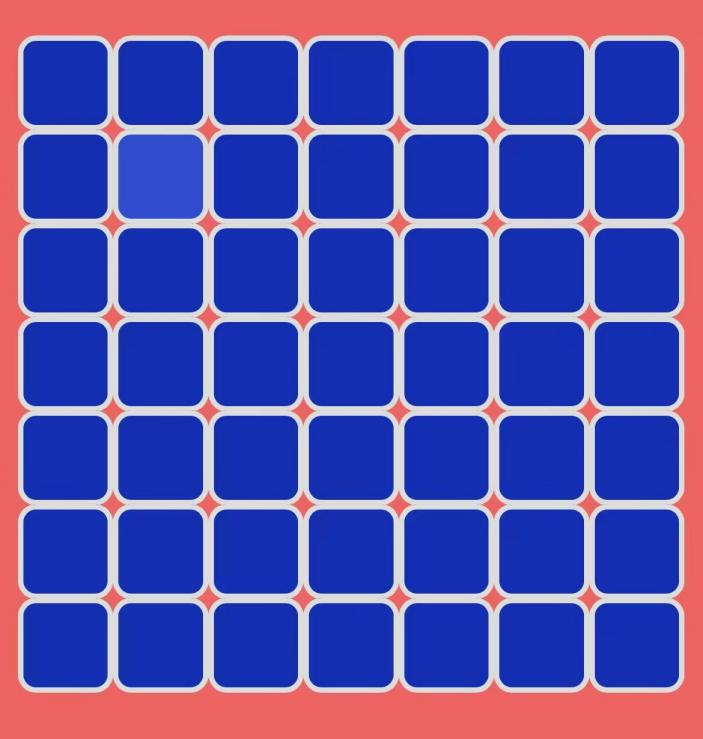
//> input picture untitled27/build/Desktop_Qt_6_7_3-Debug/7.png, 703 x 739 px
$ ./main   (built with g++ and OpenCV 4)
//> lines starting //> are read from the running program, lines starting //| are printed output that depends on the picture; after the words box and inside, x2 and y2 are one past the last pixel; in counts of white or black regions, pixels touching at a corner belong together
#include <opencv2/opencv.hpp>

int main()
{//7.80,,8.200,,9.80,,10.150//
    cv::Mat img = cv::imread("7.png");
//> img is the input picture: 739 rows x 703 cols, CV_8UC3; mean B, G, R 170.4, 85.1, 92.1
    cv::Mat gray;
    cv::cvtColor(img, gray, cv::COLOR_BGR2GRAY);
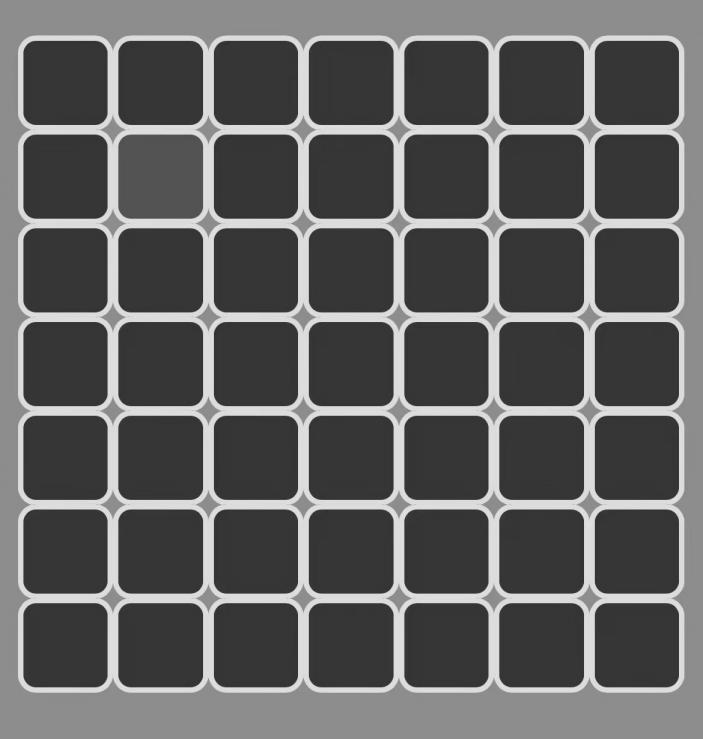
//> gray: 739 rows x 703 cols, CV_8UC1; min 26, max 246, mean 97
    //cv::imshow("gray", gray);

    int threshold_value = 80;
    cv::Mat thresh_tozero;
    double ret;
    ret = cv::threshold(gray, thresh_tozero, threshold_value, 225, cv::THRESH_TOZERO);
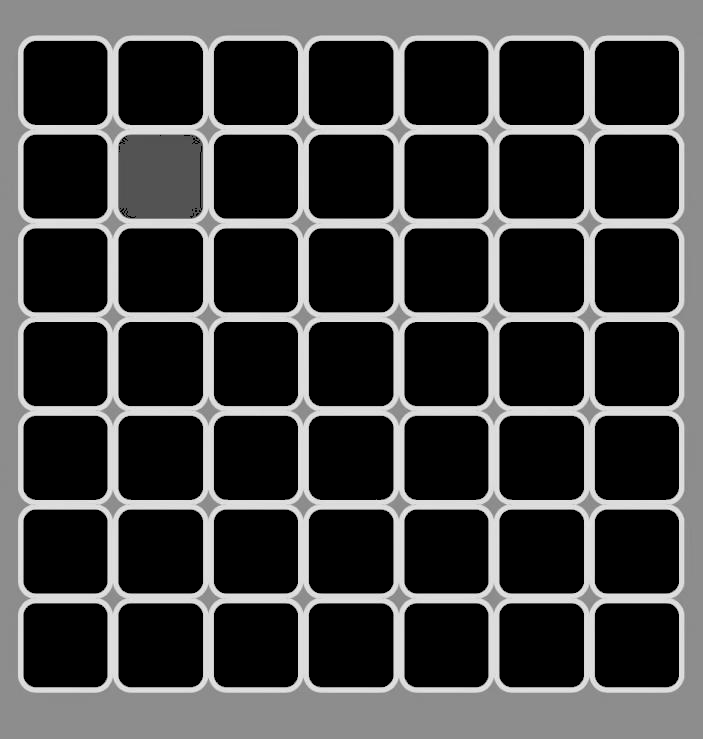
//> thresh_tozero: 739 rows x 703 cols, CV_8UC1; min 0, max 246, mean 62.9
    //cv::imshow("THRESH_TOZERO", thresh_tozero);

    cv::Mat thresh_tozero1;
    cv::cvtColor(thresh_tozero, thresh_tozero1, cv::COLOR_GRAY2BGR);

    cv::Point pt1(116, 135);
    cv::Point pt2(204, 219);
    cv::Scalar color(0, 0, 255);
    int thickness = 2;
    cv::rectangle(thresh_tozero1, pt1, pt2, color, thickness);
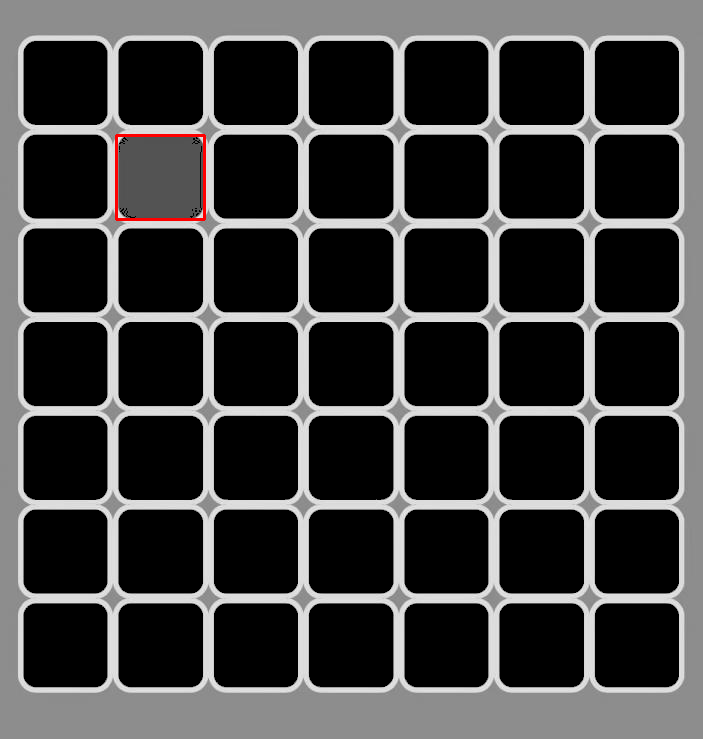
//> thresh_tozero1: 739 rows x 703 cols, CV_8UC3; mean B, G, R 62.5, 62.5, 63
    cv::rectangle(img, pt1, pt2, color, thickness);
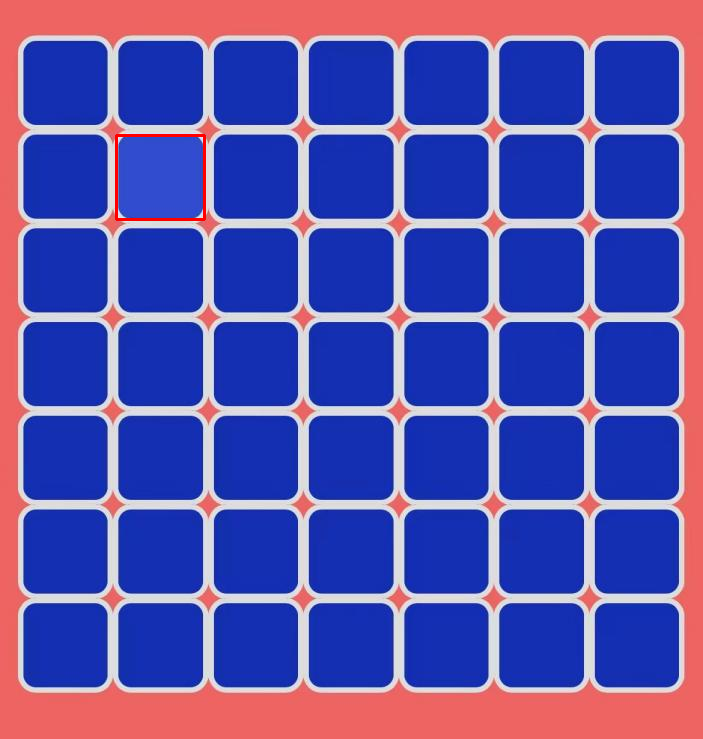
//> img: 739 rows x 703 cols, CV_8UC3; 0.2% of pixels changed, all inside (x1, y1, x2, y2) = (115, 134, 206, 221)
    cv::imshow("THRESH_TOZERO1", thresh_tozero1);
    cv::imshow("img", img);

    cv::waitKey(0);

    return 0;
}
